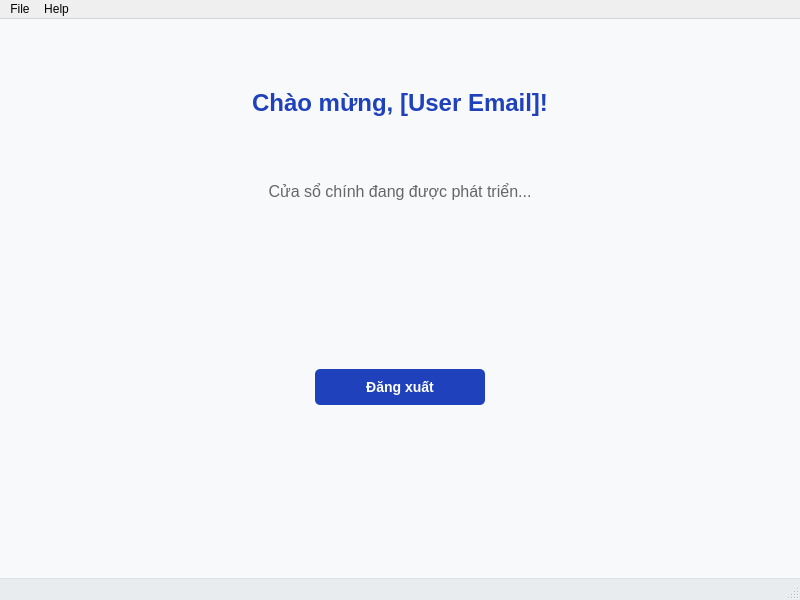
<?xml version="1.0" encoding="UTF-8"?>
<ui version="4.0">
    <class>DashboardWindow</class>
    <widget class="QMainWindow" name="DashboardWindow">
        <property name="geometry">
            <rect>
                <x>0</x>
                <y>0</y>
                <width>800</width>
                <height>600</height>
            </rect>
        </property>
        <property name="windowTitle">
            <string>Seminary Management System - Dashboard</string>
        </property>
        <property name="styleSheet">
            <string notr="true">
                QMainWindow {
                    background-color: #f8f9fa;
                }
            </string>
        </property>
        <widget class="QWidget" name="centralwidget">
            <property name="styleSheet">
                <string notr="true">
                    QWidget {
                        background-color: #f8f9fa;
                    }
                </string>
            </property>
            <layout class="QVBoxLayout" name="mainLayout">
                <property name="spacing">
                    <number>20</number>
                </property>
                <property name="leftMargin">
                    <number>40</number>
                </property>
                <property name="topMargin">
                    <number>40</number>
                </property>
                <property name="rightMargin">
                    <number>40</number>
                </property>
                <property name="bottomMargin">
                    <number>40</number>
                </property>
                <item>
                    <widget class="QLabel" name="welcomeLabel">
                        <property name="text">
                            <string>Chào mừng, [User Email]!</string>
                        </property>
                        <property name="alignment">
                            <set>Qt::AlignCenter</set>
                        </property>
                        <property name="styleSheet">
                            <string notr="true">
                                QLabel {
                                    font-size: 24px;
                                    font-weight: bold;
                                    color: #1F41BB;
                                    margin: 20px;
                                    padding: 10px;
                                }
                            </string>
                        </property>
                    </widget>
                </item>
                <item>
                    <widget class="QLabel" name="statusLabel">
                        <property name="text">
                            <string>Cửa sổ chính đang được phát triển...</string>
                        </property>
                        <property name="alignment">
                            <set>Qt::AlignCenter</set>
                        </property>
                        <property name="styleSheet">
                            <string notr="true">
                                QLabel {
                                    font-size: 16px;
                                    color: #666;
                                    margin: 10px;
                                    padding: 5px;
                                }
                            </string>
                        </property>
                    </widget>
                </item>
                <item>
                    <spacer name="topSpacer">
                        <property name="orientation">
                            <enum>Qt::Vertical</enum>
                        </property>
                        <property name="sizeHint" stdset="0">
                            <size>
                                <width>20</width>
                                <height>40</height>
                            </size>
                        </property>
                    </spacer>
                </item>
                <item>
                    <widget class="QWidget" name="buttonContainer">
                        <property name="maximumSize">
                            <size>
                                <width>16777215</width>
                                <height>60</height>
                            </size>
                        </property>
                        <layout class="QHBoxLayout" name="buttonLayout">
                            <item>
                                <spacer name="leftButtonSpacer">
                                    <property name="orientation">
                                        <enum>Qt::Horizontal</enum>
                                    </property>
                                    <property name="sizeHint" stdset="0">
                                        <size>
                                            <width>40</width>
                                            <height>20</height>
                                        </size>
                                    </property>
                                </spacer>
                            </item>
                            <item>
                                <widget class="QPushButton" name="logoutButton">
                                    <property name="maximumSize">
                                        <size>
                                            <width>150</width>
                                            <height>50</height>
                                        </size>
                                    </property>
                                    <property name="text">
                                        <string>Đăng xuất</string>
                                    </property>
                                    <property name="styleSheet">
                                        <string notr="true">
                                            QPushButton {
                                                background-color: #1F41BB;
                                                color: white;
                                                border: none;
                                                padding: 10px 20px;
                                                border-radius: 5px;
                                                font-size: 14px;
                                                font-weight: bold;
                                                min-width: 130px;
                                            }
                                            QPushButton:hover {
                                                background-color: #1a3aa3;
                                            }
                                            QPushButton:pressed {
                                                background-color: #163399;
                                            }
                                        </string>
                                    </property>
                                </widget>
                            </item>
                            <item>
                                <spacer name="rightButtonSpacer">
                                    <property name="orientation">
                                        <enum>Qt::Horizontal</enum>
                                    </property>
                                    <property name="sizeHint" stdset="0">
                                        <size>
                                            <width>40</width>
                                            <height>20</height>
                                        </size>
                                    </property>
                                </spacer>
                            </item>
                        </layout>
                    </widget>
                </item>
                <item>
                    <spacer name="bottomSpacer">
                        <property name="orientation">
                            <enum>Qt::Vertical</enum>
                        </property>
                        <property name="sizeHint" stdset="0">
                            <size>
                                <width>20</width>
                                <height>40</height>
                            </size>
                        </property>
                    </spacer>
                </item>
            </layout>
        </widget>
        <widget class="QMenuBar" name="menubar">
            <property name="geometry">
                <rect>
                    <x>0</x>
                    <y>0</y>
                    <width>800</width>
                    <height>22</height>
                </rect>
            </property>
            <widget class="QMenu" name="menuFile">
                <property name="title">
                    <string>File</string>
                </property>
                <addaction name="actionLogout" />
                <addaction name="separator" />
                <addaction name="actionExit" />
            </widget>
            <widget class="QMenu" name="menuHelp">
                <property name="title">
                    <string>Help</string>
                </property>
                <addaction name="actionAbout" />
            </widget>
            <addaction name="menuFile" />
            <addaction name="menuHelp" />
        </widget>
        <widget class="QStatusBar" name="statusbar">
            <property name="styleSheet">
                <string notr="true">QStatusBar {
                    background-color: #e9ecef;
                    border-top: 1px solid #dee2e6;
                    }</string>
            </property>
        </widget>
        <action name="actionLogout">
            <property name="text">
                <string>Logout</string>
            </property>
            <property name="shortcut">
                <string>Ctrl+L</string>
            </property>
        </action>
        <action name="actionExit">
            <property name="text">
                <string>Exit</string>
            </property>
            <property name="shortcut">
                <string>Ctrl+Q</string>
            </property>
        </action>
        <action name="actionAbout">
            <property name="text">
                <string>About</string>
            </property>
            <property name="shortcut">
                <string>F1</string>
            </property>
        </action>
    </widget>
    <resources />
    <connections>
        <connection>
            <sender>logoutButton</sender>
            <signal>clicked()</signal>
            <receiver>DashboardWindow</receiver>
            <slot>handle_logout()</slot>
            <hints>
                <hint type="sourcelabel">
                    <x>400</x>
                    <y>450</y>
                </hint>
                <hint type="destinationlabel">
                    <x>400</x>
                    <y>300</y>
                </hint>
            </hints>
        </connection>
        <connection>
            <sender>actionLogout</sender>
            <signal>triggered()</signal>
            <receiver>DashboardWindow</receiver>
            <slot>handle_logout()</slot>
            <hints>
                <hint type="sourcelabel">
                    <x>-1</x>
                    <y>-1</y>
                </hint>
                <hint type="destinationlabel">
                    <x>400</x>
                    <y>300</y>
                </hint>
            </hints>
        </connection>
        <connection>
            <sender>actionExit</sender>
            <signal>triggered()</signal>
            <receiver>DashboardWindow</receiver>
            <slot>close()</slot>
            <hints>
                <hint type="sourcelabel">
                    <x>-1</x>
                    <y>-1</y>
                </hint>
                <hint type="destinationlabel">
                    <x>400</x>
                    <y>300</y>
                </hint>
            </hints>
        </connection>
    </connections>
    <slots>
        <slot>handle_logout()</slot>
    </slots>
</ui>
